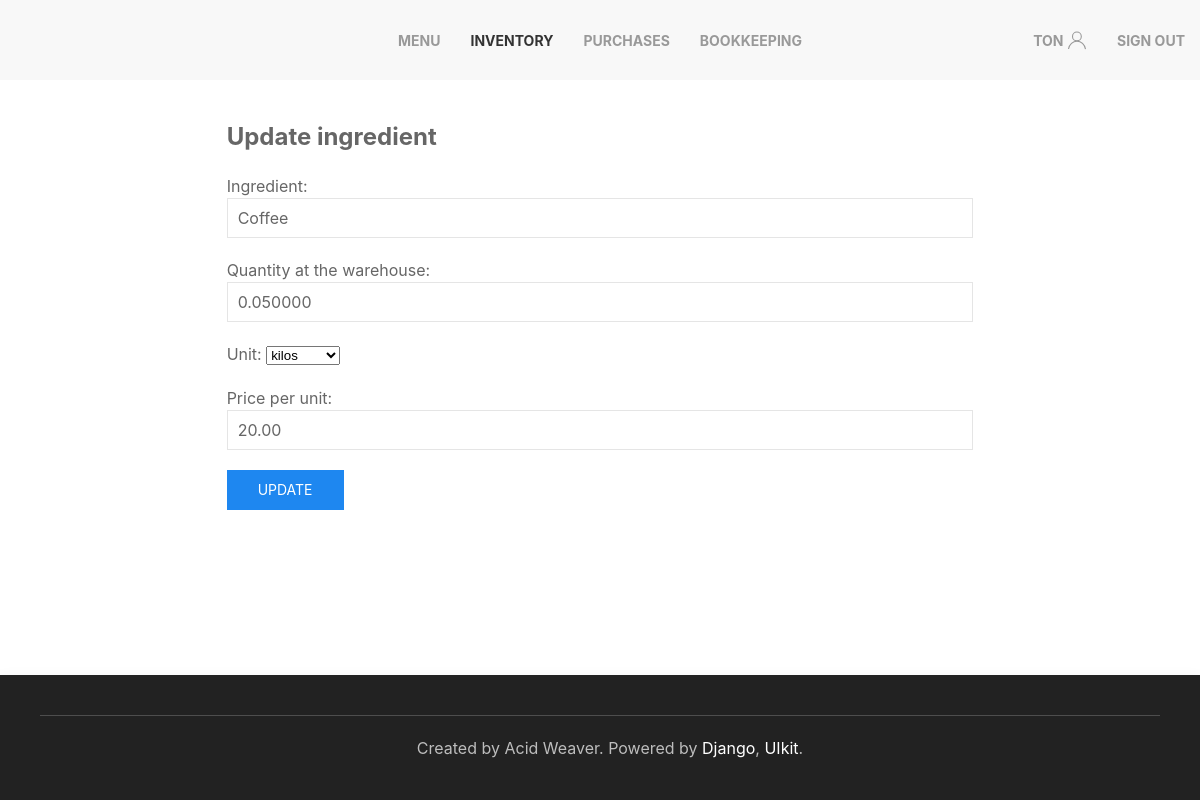
Page /inventory/2 (signed in) on the earlier database version.
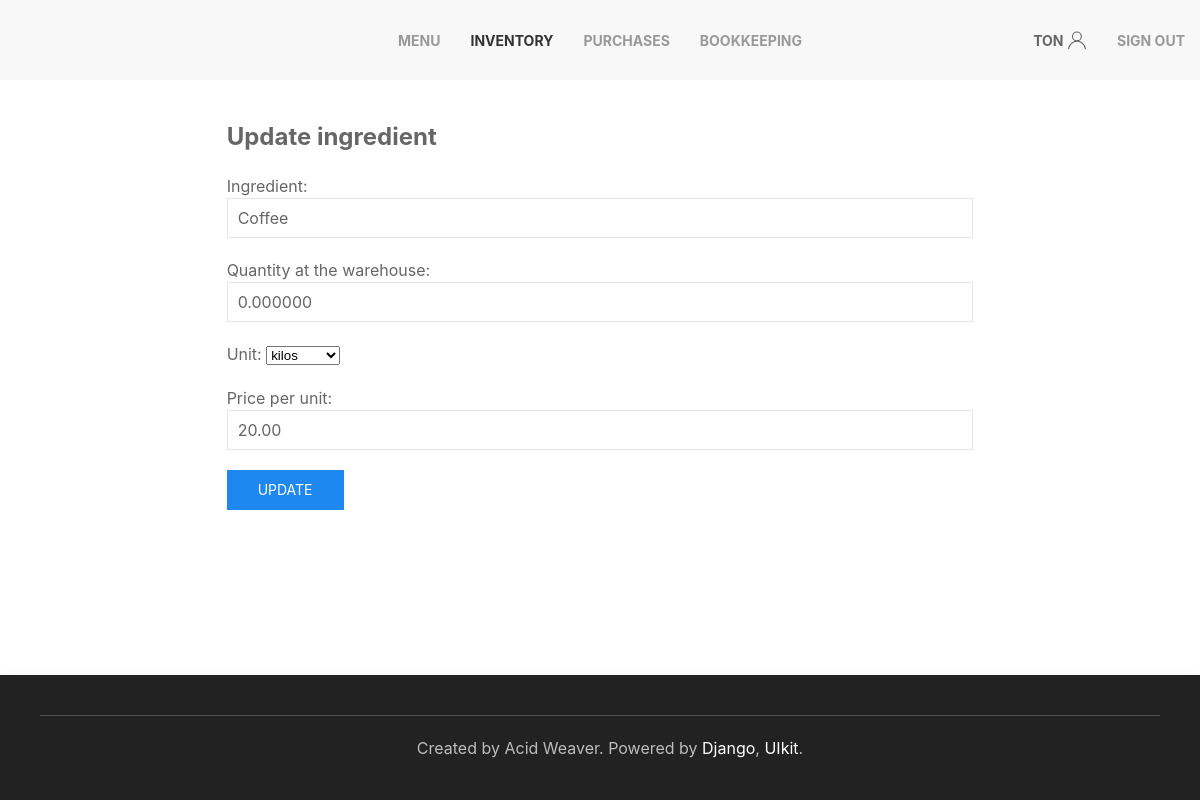
Same page on the later database version.
### inventory/models.py (models this page shows, shortened)
class Ingredient(models.Model):
	title = models.CharField(max_length=63, unique=True)
	quantity = models.DecimalField(max_digits=12, decimal_places=6, default=0)
	class PossibleUnits(models.TextChoices):
		GRAM = 'g.', _('grams')
		KILO = 'kg.', _('kilos')
		LITER = 'L.', _('liters')
		MLITER = 'ml.', _('milliliters')
		AMOUNT = 'num', _('amount')
	unit = models.CharField(max_length=3, choices=PossibleUnits.choices, default=PossibleUnits.AMOUNT)
	price = models.DecimalField(max_digits=5, decimal_places=2, default=0)

### inventory/views.py (the view)
# urls.py: path('inventory/<pk>', IngredientUpdateView.as_view(), name='update_ingredient'),
class IngredientUpdateView(LoginRequiredMixin, DataMixin, UpdateView):
	model = Ingredient
	form_class = IngredientForm
	template_name = 'inventory/update_ingredient.html'
	success_url = reverse_lazy('inventory')
	def get_context_data(self, **kwargs):
		context = super().get_context_data(**kwargs)
		mixin_context = self.get_user_context(title='Add Ingredient', select=1)
		return dict(list(context.items()) + list(mixin_context.items()))

### inventory/forms.py
class IngredientForm(forms.ModelForm):
	title = forms.CharField(label='Ingredient', widget=forms.TextInput(attrs={'class': 'uk-input'}))
	quantity = forms.IntegerField(label='Quantity at the warehouse', widget=forms.TextInput(attrs={'class': 'uk-input'}))
	price = forms.CharField(label='Price per unit', widget=forms.TextInput(attrs={'class': 'uk-input'}))
	class Meta:
		model = Ingredient
		fields = '__all__'

### inventory/utils.py (called while the page is built)
	def get_user_context(self, **kwargs):
		context = kwargs
		if 'select' in context:
			context['select'] = navigation[context['select']]
		context['nav_menu'] = navigation
		return context

### inventory/templates/inventory/update_ingredient.html (shortened to what this page needs)
{% extends 'inventory/base.html' %}
{% block content %}
<div class="uk-grid-match uk-margin-remove-left" uk-grid>
	<div class="uk-width-expand uk-padding-remove">
		<form method="POST">
			<fieldset class="uk-fieldset">
				<legend class="uk-legend uk-text-bold">Update ingredient</legend>
				{{ form.as_p }}
			</fieldset>
			<button class="uk-button uk-button-primary" type="submit">Update</button>
		</form>
	</div>
</div>
{% endblock %}

### inventory/templates/inventory/base.html (shortened to what this page needs)
{% load static %}
<!DOCTYPE html>
<html id="main">
	<head>
        <link rel="stylesheet" href="{% static 'inventory/css/uikit.min.css' %}" />
	</head>
	<body uk-height-match="target:main">
		{% block mainmenu %}
		<nav class="uk-navbar-container uk-visible@m" uk-navbar>
			<div class="uk-navbar-center">
				<ul class="uk-navbar-nav">
					{% for m in nav_menu %}
					{% if select != m %}
					<li><a class="uk-text-bold" href="{% url m.url_name %}">{{ m.title }}</a></li>
					{% else %}
					<li class="uk-active"><a class="uk-text-bold" href="{% url m.url_name %}">{{ m.title }}</a></li>
					{% endif %}
					{% endfor %}
				</ul>
			</div>
			<div class="uk-navbar-right">
				{% if request.user.is_authenticated %}
				<ul class="uk-navbar-nav">
					<li><a class="uk-text-bold" href="#">{{ user.username }}<span uk-icon="icon: user"></span></a></li>
					<li><a class="uk-text-bold" href="{% url 'logout' %}">Sign out</a></li>
				</ul>
				{% else %}
				<ul class="uk-navbar-nav">
					<li><a class="uk-text-bold" href="{% url 'login' %}">Sign in</a></li>
					<li><a class="uk-text-bold" href="{% url 'registration' %}">Sign up</a></li>
				</ul>
				{% endif %}
			</div>
		</nav>
		{% endblock mainmenu %}
		<div class="uk-padding">
			{% block content %}
			{% endblock %}
		</div>
		<div uk-height-viewport="expand: true"></div>
		<footer class="uk-background-secondary">
			<div class="uk-card uk-card-secondary uk-card-body uk-text-center uk-position-z-index" uk-sticky="position: bottom;">
				<hr />
				<p class="uk-margin-left uk-margin-remove-top">Created by Acid Weaver.
				Powered by <a href="https://www.djangoproject.com/" target="_blank">Django</a>, <a href="https://getuikit.com/" target="_blank">UIkit</a>.</p>
			</div>
		</footer>
	</body>
</html>

Differences in the rows shown:
changed Ingredient "Coffee": quantity "0.050000" → "0.000000"
